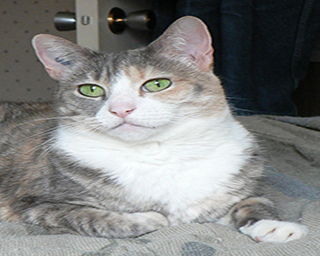
#> input picture 案例29 使用Mask_RCNN进行猫脸分割/1.png, 320 x 256 px, found by its file name
$ python kenburns.py
#> lines starting #> are read from the running program, lines starting #| are printed output that depends on the picture
import numpy as np
import cv2

imgfile = "1.png"
video_dim = (1280, 720)
fps = 25
duration = 2.0
start_center = (0.4, 0.6)
end_center = (0.5, 0.5)
start_scale = 0.7
end_scale = 1.0

img = cv2.imread(imgfile, cv2.IMREAD_COLOR)
#> img is the input picture: shape (256, 320, 3); mean B, G, R 130.1, 131.1, 130.2
orig_shape = img.shape[:2]
#> orig_shape = (256, 320)


def crop(img, x, y, w, h):
    x0, y0 = max(0, x - w // 2), max(0, y - h // 2)
    x1, y1 = x0 + w, y0 + h
    return img[y0:y1, x0:x1]


num_frames = int(fps * duration)
frames = []
for alpha in np.linspace(0, 1, num_frames):
    rx = end_center[0] * alpha + start_center[0] * (1 - alpha)
    ry = end_center[1] * alpha + start_center[1] * (1 - alpha)
    x = int(orig_shape[1] * rx)
    y = int(orig_shape[0] * rx)
    scale = end_scale * alpha + start_scale * (1 - alpha)
    # determined how to crop based on the aspect ratio of width/height
    if orig_shape[1] / orig_shape[0] > video_dim[0] / video_dim[1]:
        h = int(orig_shape[0] * scale)
        w = int(h * video_dim[0] / video_dim[1])
    else:
        w = int(orig_shape[1] * scale)
        h = int(w * video_dim[1] / video_dim[0])
    # crop, scale to video size, and save the frame
    cropped = crop(img, x, y, w, h)
    scaled = cv2.resize(cropped, dsize=video_dim, interpolation=cv2.INTER_LINEAR)
    frames.append(scaled)
#> this loop made 50 passes
#> pass 1, `cropped = crop(img, x, y, w, h)`:
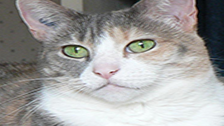
#> cropped: shape (126, 224, 3); mean B, G, R 159.6, 161, 161.8
#> pass 2, `cropped = crop(img, x, y, w, h)`:
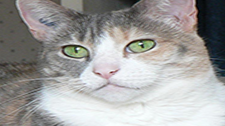
#> cropped: shape (126, 225, 3); mean B, G, R 159.3, 160.7, 161.4
#> after the loop:
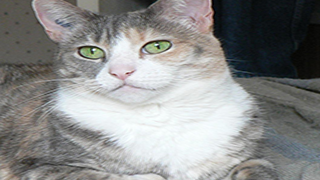
#> cropped: shape (180, 320, 3); mean B, G, R 138.9, 139.8, 139.1
#> after the loop, frames = 50 items

# write to MP4 file
vidwriter = cv2.VideoWriter("output.mp4", cv2.VideoWriter_fourcc(*"mp4v"), fps, video_dim)
for frame in frames:
    vidwriter.write(frame)
vidwriter.release()

$ run again, with 案例29 使用Mask_RCNN进行猫脸分割/313.png copied over 案例29 使用Mask_RCNN进行猫脸分割/1.png
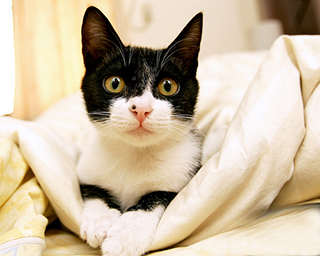
#> input picture 案例29 使用Mask_RCNN进行猫脸分割/313.png, 320 x 256 px, found by its file name
#> img is the input picture: shape (256, 320, 3); mean B, G, R 163.6, 188.5, 204.6
#> the loop `for alpha in np.linspace(0, 1, num_frames):` made 50 passes
#> pass 1, `scaled = cv2.resize(cropped, dsize=video_dim, interpolation=cv2.INTER_..`:
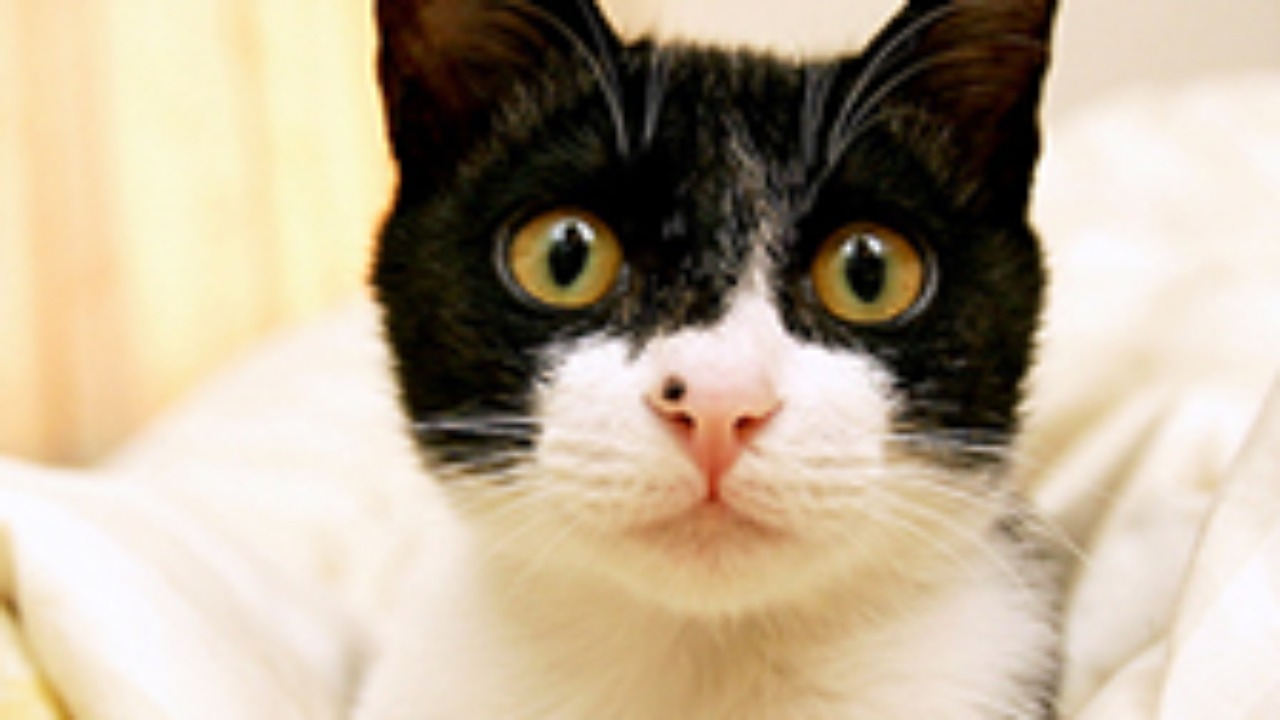
#> scaled: shape (720, 1280, 3); mean B, G, R 148.1, 170.3, 184.9
#> after the loop `for alpha in np.linspace(0, 1, num_frames):`:
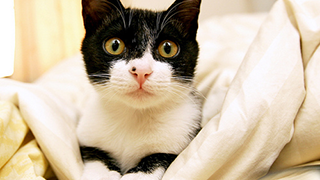
#> cropped: shape (180, 320, 3); mean B, G, R 162.9, 186.7, 202.2
#> after the loop `for alpha in np.linspace(0, 1, num_frames):`: frames = 50 items
#> the loop `for frame in frames:` made 50 passes

$ run again, with 案例29 使用Mask_RCNN进行猫脸分割/73.png copied over 案例29 使用Mask_RCNN进行猫脸分割/1.png
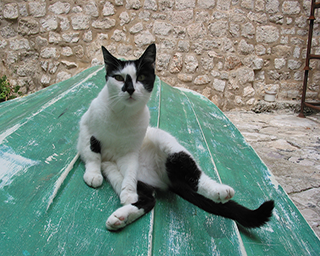
#> input picture 案例29 使用Mask_RCNN进行猫脸分割/73.png, 320 x 256 px, found by its file name
#> img is the input picture: shape (256, 320, 3); mean B, G, R 128.4, 138.4, 120.5
#> the loop `for alpha in np.linspace(0, 1, num_frames):` made 50 passes
#> pass 1, `scaled = cv2.resize(cropped, dsize=video_dim, interpolation=cv2.INTER_..`:
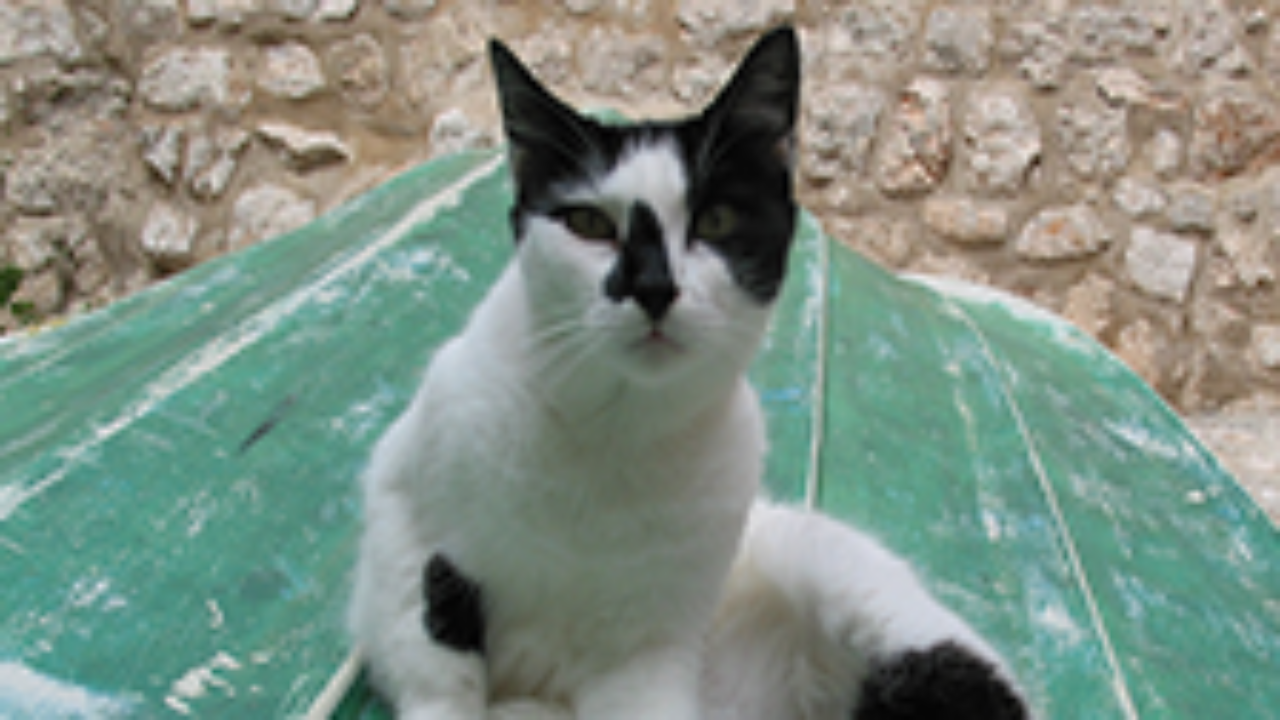
#> scaled: shape (720, 1280, 3); mean B, G, R 131.9, 143.3, 127.7
#> after the loop `for alpha in np.linspace(0, 1, num_frames):`:
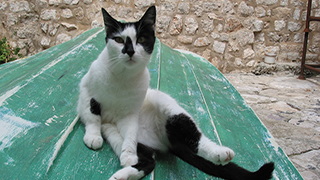
#> cropped: shape (180, 320, 3); mean B, G, R 128.5, 138.2, 122
#> after the loop `for alpha in np.linspace(0, 1, num_frames):`: frames = 50 items
#> the loop `for frame in frames:` made 50 passes

$ run again, with 案例29 使用Mask_RCNN进行猫脸分割/900.png copied over 案例29 使用Mask_RCNN进行猫脸分割/1.png
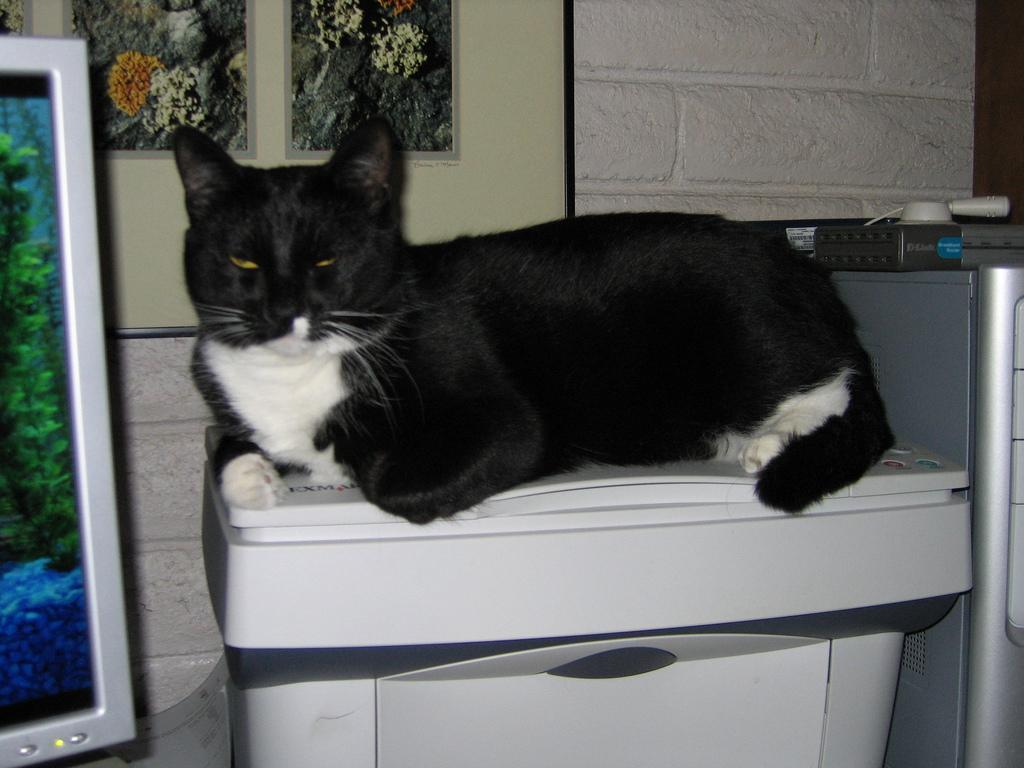
#> input picture 案例29 使用Mask_RCNN进行猫脸分割/900.png, 1024 x 768 px, found by its file name
#> img is the input picture: shape (768, 1024, 3); mean B, G, R 98.8, 100, 97.6
#> the loop `for alpha in np.linspace(0, 1, num_frames):` made 50 passes
#> pass 1, `cropped = crop(img, x, y, w, h)`:
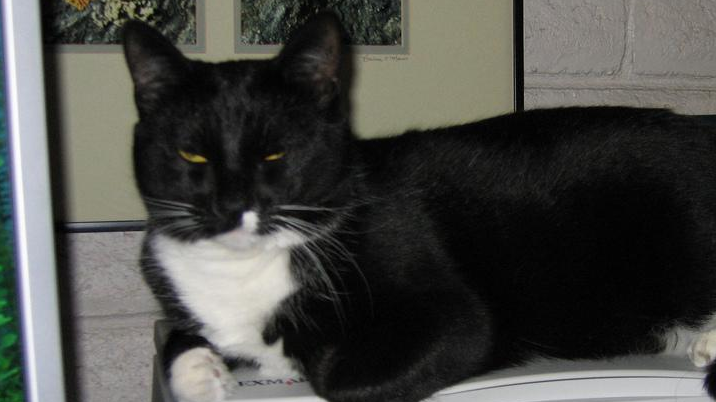
#> cropped: shape (402, 716, 3); mean B, G, R 70, 73.6, 73.2
#> after the loop `for alpha in np.linspace(0, 1, num_frames):`:
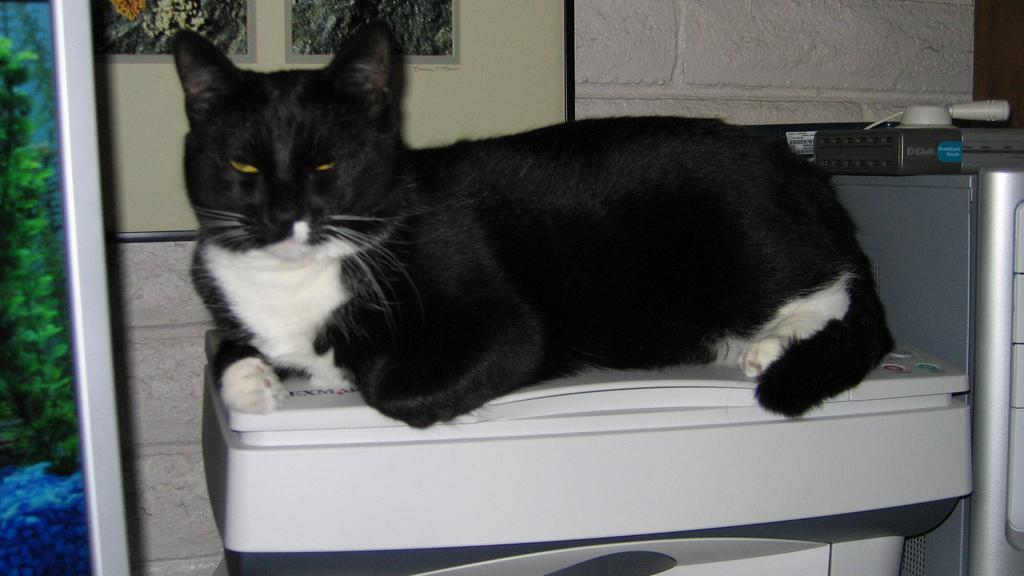
#> cropped: shape (576, 1024, 3); mean B, G, R 93.9, 94.7, 91.5
#> after the loop `for alpha in np.linspace(0, 1, num_frames):`: frames = 50 items
#> the loop `for frame in frames:` made 50 passes
